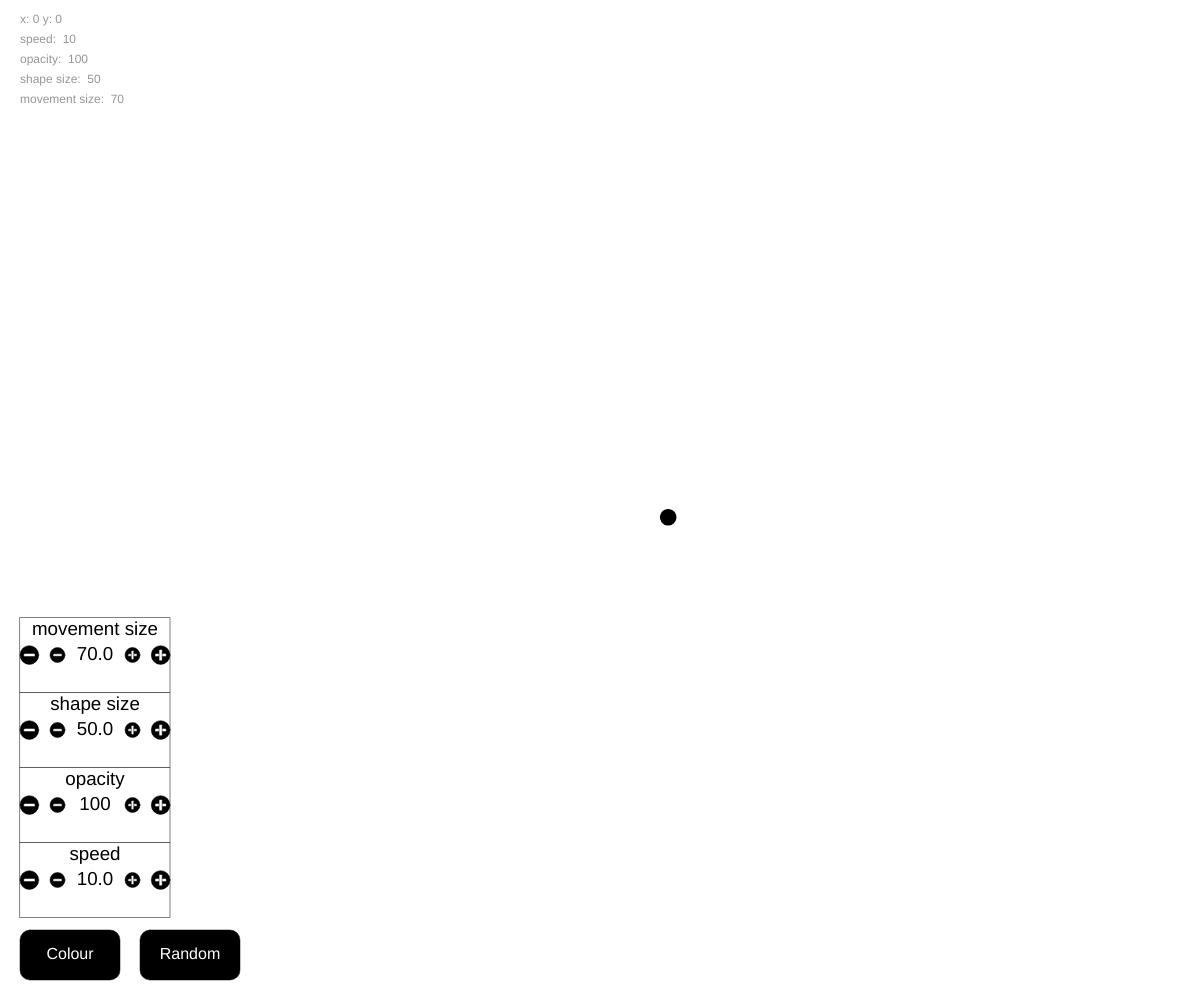
Frame 1 (no input)
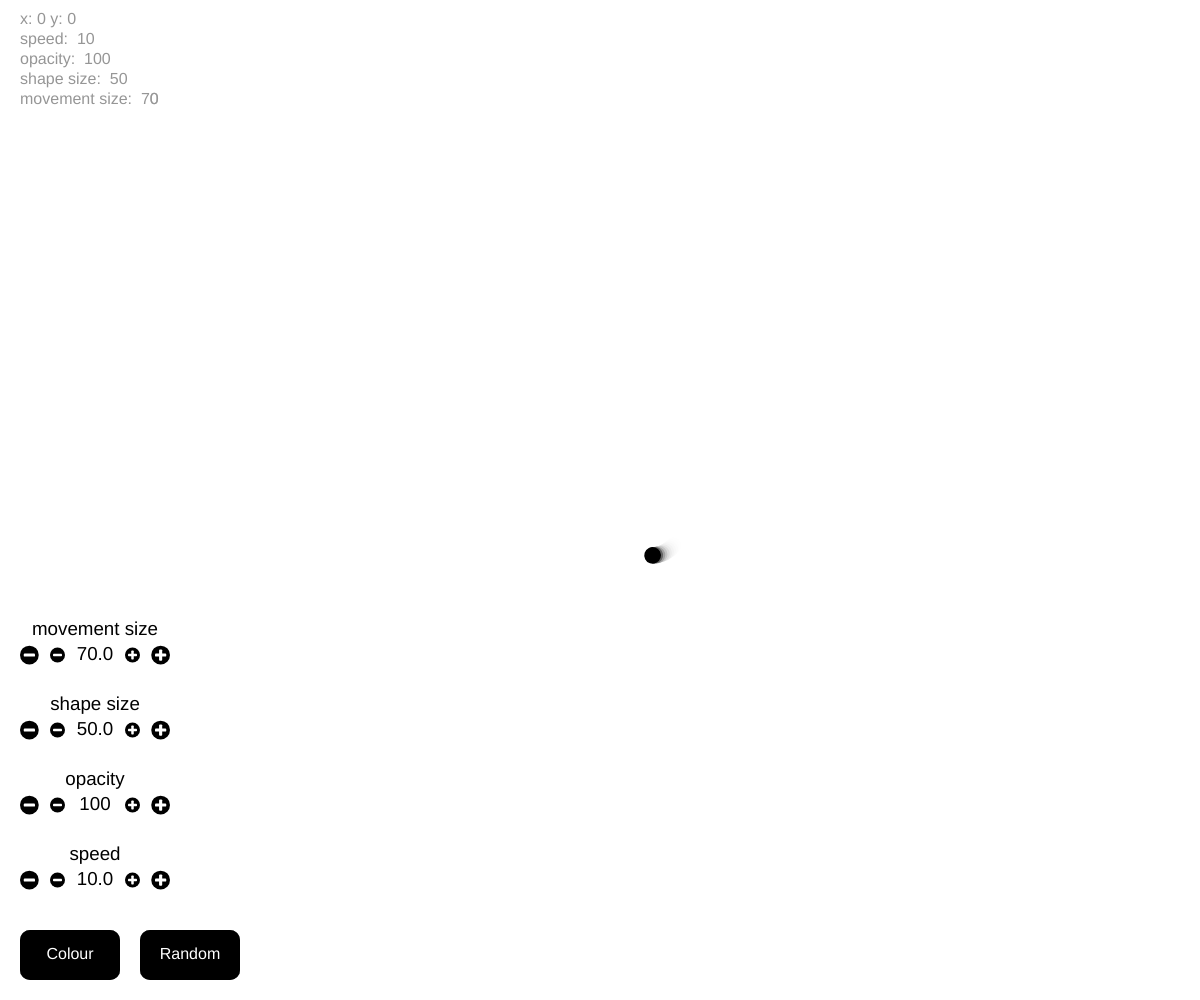
Frame 60 (no input)
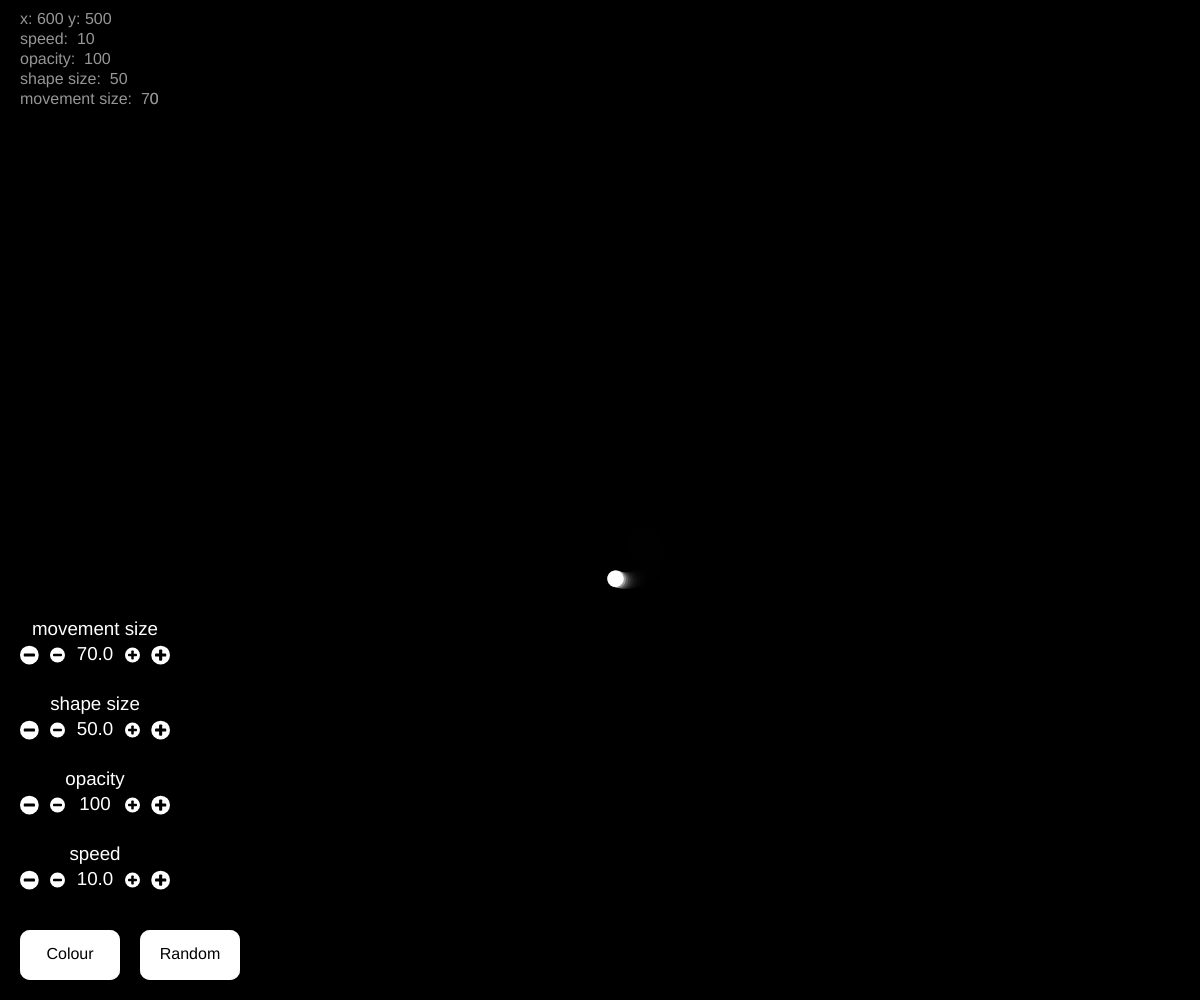
Frame 120 (the mouse pressed at the canvas centre since frame 60)

The p5.js sketch that drew these frames (run headless with seeded random() and noise() and a simulated clock; from frame 60 on, the mouse is pressed at the canvas centre):

// p5.js sketch
// ── sketch.js
/* -------------------------------
Loading Icons P5 Project
Septian Razi , 2019
----------------------------------*/

// button specific variables
var borderButtonWidth = 20 // border width for bleed
var buttonW = 50
var parameterWidth = buttonW * 1.5
var buttonH = 25
var bottomYPosition; // specifies the bottom of the screen to put our buttons in
var debug = "Misc"
// Buttons used in program
var colourButton;
var randomButton;

// slider variables
var sliderPosY;
var sliderPosX = 120
var sliderPosMin = 50
var sliderPosMax = 190
var sliderButtonSize = 20
var sliderFill = 150

var global = {
  
  speed: 10, // speed of the loading animations
  
  index: 20, // Loading Function Index to be played from the loadingFunctions Array

  // background colouring variables
  bgColour: 255,
  loadingColour: 0,
  isBlackBG: true,
  bgOpacity: 100,
  shapeSize: 50,
  moveSize: 70
}

// other loading icon variables
var loadingSize = 70       // Size of Loading animation Icon
var sizes = {
  movement: 70,
  shape: 50
}

// Global Access of the buttons used in program
var colourButton;
var randomButton;

var parameterGUI1;

function setup() {
  createCanvas(windowWidth, windowHeight);

  // setup global variables (that need some p5-specific stuff)
  bottomYPosition = windowHeight - buttonH - borderButtonWidth;
  sliderPosY = windowHeight - borderButtonWidth - buttonH;

  // setup the buttons by initialising RectButtonWithText class
  colourButton = new RectButtonWithText(global.loadingColour, 0 + buttonW + borderButtonWidth, bottomYPosition, buttonW, buttonH, "Colour", global.bgColour, changeBackground);
  randomButton = new RectButtonWithText(global.loadingColour, 0 + 3*buttonW + 2*borderButtonWidth, bottomYPosition, buttonW, buttonH, 'Random', global.bgColour, changeToRandomLoadingIcon);

  speedParameterGUI = new ParameterEditorGUI('speed', 'speed', global.loadingColour , 0 + parameterWidth + borderButtonWidth, bottomYPosition - 3*buttonH, parameterWidth, global.bgColour);
  opacityParameterGUI = new ParameterEditorGUI('opacity', 'bgOpacity', global.loadingColour, 0 + parameterWidth + borderButtonWidth, bottomYPosition - 6* buttonH, parameterWidth , global.bgColour);
  shapeSizeParameterGUI = new ParameterEditorGUI('shape size', 'shapeSize', global.loadingColour , 0 + parameterWidth + borderButtonWidth, bottomYPosition - 9*buttonH, parameterWidth, global.bgColour);
  moveSizeParameterGUI = new ParameterEditorGUI('movement size', 'moveSize', global.loadingColour , 0 + parameterWidth + borderButtonWidth, bottomYPosition - 12*buttonH, parameterWidth, global.bgColour);

}

function draw() {
  background(global.bgColour,global.bgOpacity);
  drawDebugText();

  // ref = "speed";
  // console.log(global[ref])

  rectMode(RADIUS);
  textAlign(CENTER, CENTER);
  textSize(16);
  strokeWeight(0.5);

  // Button 1
  colourButton.draw(global.loadingColour, global.bgColour);

  // Button 2
  randomButton.draw(global.loadingColour, global.bgColour);


  speedParameterGUI.draw(global.loadingColour, global.bgColour);
  opacityParameterGUI.draw(global.loadingColour, global.bgColour);
  shapeSizeParameterGUI.draw(global.loadingColour, global.bgColour);
  moveSizeParameterGUI.draw(global.loadingColour, global.bgColour);

  // // Slider
  // fill(225)
  // drawSlider(sliderPosX, sliderButtonSize, sliderPosMin, sliderPosMax,sliderFill)

  fill(global.loadingColour)
  stroke(global.loadingColour)
  translate(windowWidth/2, windowHeight/2);

  loadingFunctions[global.index](global.speed / 100);

  //strokeWeight(1)
}


// GUI for editing the  global parameters
// Handles the drawing of 4 individual buttons and corresponding parameter text
class ParameterEditorGUI {
  constructor(title, parameter, buttonColour, buttonX, buttonY, buttonD, iconColour) {
    this.title = title;
    this.parameter = parameter;
    
    this.buttonColour = buttonColour;
    this.buttonX = buttonX;
    this.buttonY = buttonY;
    this.buttonD = buttonD;
    this.iconColour = iconColour;

    let offset = buttonD/2;
    let smallButtonSize = buttonD / 5;
    let bigButtonSize = buttonD / 4;

    this.minButtonSmall = new CircularButtonWithIcon(buttonColour, buttonX - offset , buttonY, smallButtonSize, false, iconColour, this.eventDecSmall, this.parameter);
    this.minButtonBig = new CircularButtonWithIcon(buttonColour, buttonX - offset* 1.75, buttonY, bigButtonSize, false, iconColour, this.eventDecBig, this.parameter);
    this.plusButtonSmall = new CircularButtonWithIcon(buttonColour, buttonX + offset , buttonY, smallButtonSize, true, iconColour, this.eventIncSmall, this.parameter);
    this.plusButtonBig = new CircularButtonWithIcon(buttonColour, buttonX + offset * 1.75, buttonY, bigButtonSize, true, iconColour, this.eventIncBig, this.parameter);

  }


  //EVENTS FOR EACH INCREMENTAL BUTTON
  eventIncSmall(parameterName){
    global[parameterName] = global[parameterName] + 1;
  }

  eventIncBig(parameterName){
    global[parameterName] = global[parameterName] + 5;
  }

  eventDecSmall(parameterName){
    global[parameterName] = global[parameterName] - 1;
  }

  eventDecBig(parameterName){
    global[parameterName] = global[parameterName] - 5;
    console.log(global[parameterName])
  }
  
  // draw Function to draw the individual buttons and text
  draw(loadingColour, bgColour){
    fill(bgColour)
    rect(this.buttonX, this.buttonY, this.buttonD, this.buttonD/2)
    

    this.minButtonSmall.draw(loadingColour, bgColour);
    this.minButtonBig.draw(loadingColour, bgColour);
    this.plusButtonSmall.draw(loadingColour, bgColour);
    this.plusButtonBig.draw(loadingColour, bgColour);

    this.drawText(loadingColour)

  }

  // draws the value of the global parameter and name of the parameter to edit
  drawText(loadingColour){
    push()

    fill(loadingColour)
    textSize(this.buttonD/4);

    text(this.title, this.buttonX, this.buttonY - this.buttonD/3)

    let parameterVal = Number.parseFloat(global[this.parameter]).toPrecision(3);
    text(parameterVal, this.buttonX, this.buttonY)
    
    pop()
  }

  // function to check if an event is needed to be triggered in this parameterGUI
  checkForEvent(x, y){
    console.log("checkingEvents for small ones")
    this.minButtonSmall.checkForEvent(x, y);
    this.minButtonBig.checkForEvent(x, y);
    this.plusButtonSmall.checkForEvent(x, y);
    this.plusButtonBig.checkForEvent(x, y);
  }
}
// Class to represent a circular button with
class CircularButtonWithIcon {

  constructor(buttonColour, buttonX, buttonY, buttonD, isPlus, iconColour, eventToTrigger, associatedParameter) {
    this.buttonColour = buttonColour;
    this.buttonX = buttonX;
    this.buttonY = buttonY;
    this.buttonD = buttonD;
    this.isPlus = isPlus;
    this.iconColour = iconColour;
    this.eventToTrigger = eventToTrigger;
    this.associatedParameter = associatedParameter;

  }

  // method to draw the actual button given
  // param: buttonColour and textColour (0 - 255 integer)
  draw(buttonColour, iconColour) {
    fill(buttonColour);
    circle(this.buttonX, this.buttonY, this.buttonD);
    
    fill(iconColour);

    if (this.isPlus)
      this.drawPlus(iconColour,this.buttonX, this.buttonY, this.buttonD)
    else
      this.drawMin(iconColour,this.buttonX, this.buttonY, this.buttonD)

    // text(this.inputText, this.buttonX, this.buttonY);
  }

  drawPlus(iconColour, buttonX, buttonY, buttonD){
    push()
    var radius = buttonD/2;
    rect(this.buttonX, this.buttonY, radius - radius*0.4, radius/6,  radius/10)
    rect(this.buttonX, this.buttonY, radius/6, radius - radius*0.4,  radius/10)

  }

  drawMin(iconColour, buttonX, buttonY, buttonD){
    var radius = buttonD/2;
    rect(this.buttonX, this.buttonY, radius - radius*0.4, radius/6,  radius/10)
  }

  // finds whether a given position is within the bounds of this button and triggers associated Event
  // param: x and y positions
  // returns true is within, false if outside
  // useful for mouseClicked events
  checkForEvent(x, y) {
    console.log('check');

    if (dist(x, y, this.buttonX, this.buttonY) <= this.buttonD){
      console.log('triggeringEvent' + this.eventToTrigger);
      this.eventToTrigger(this.associatedParameter);
    }

    console.log('SHEESH')
    console.log(this.eventToTrigger)
    return false;

  }
}

// Class to represent a button with text
class RectButtonWithText {

  constructor(buttonColour, buttonX, buttonY, buttonW, buttonH, inputText, textColour, eventToTrigger) {
    this.buttonColour = buttonColour;
    this.buttonX = buttonX;
    this.buttonY = buttonY;
    this.buttonW = buttonW;
    this.buttonH = buttonH;
    this.inputText = inputText;
    this.textColour = textColour;
    this.eventToTrigger = eventToTrigger;
  }

  // method to draw the actual button given
  // param: buttonColour and textColour (0 - 255 integer)
  draw(buttonColour, textColour) {
    fill(buttonColour);
    rect(this.buttonX, this.buttonY, this.buttonW, this.buttonH, 10);
    fill(textColour);
    text(this.inputText, this.buttonX, this.buttonY);
  }

  // finds whether a given position is within the bounds of this button and triggers associated Event
  // param: x and y positions
  // returns true is within, false if outside
  // useful for mouseClicked events
  checkForEvent(x, y) {
    if (this.buttonX - this.buttonW < x && x < this.buttonX + this.buttonW)
      if (this.buttonY - this.buttonH < y && y < this.buttonY + this.buttonH)
        this.eventToTrigger();

    return false;
  }
}


// function to draw all the debug text on the screen
function drawDebugText() {
  push()
  // background rect so text is still visible even under high opacity
  fill(global.bgColour)
  noStroke()
  rect(0,0, windowWidth/8, windowHeight/5)

  // Text
  fill(150);
  strokeWeight(0);
  textAlign(LEFT, CENTER);
  text('x: ' + Math.round(mouseX) + ' y: ' + Math.round(mouseY), borderButtonWidth, borderButtonWidth);
  text('speed:\t' + global.speed, borderButtonWidth, borderButtonWidth + 20);
  text('opacity:\t' + global.bgOpacity, borderButtonWidth, borderButtonWidth + 40);
  text('shape size:\t' + global.shapeSize, borderButtonWidth, borderButtonWidth + 60);
  text('movement size:\t' + global.moveSize, borderButtonWidth, borderButtonWidth + 80);


  pop()
}

// function to draw slider
function drawSlider(x, s, min, max, f){
  stroke(global.loadingColour)
  color(global.loadingColour)
  line(min, sliderPosY, max, sliderPosY)
  noStroke()
  fill(f)
  circle(x, sliderPosY, s)
  stroke(1)
}


// function called when a key is pressed
function keyTyped() {
  // keys to alter speed
  if (key === '=') {
    global.speed = global.speed + 2;
  } else if (key === ']') {
    global.speed = global.speed + 0.1;
  } else if (key === '-') {
    global.speed = global.speed - 2;
  } else if (key === '[') {
    global.speed = global.speed - 0.1;
  }
  if (global.speed <= 0){
    global.speed = 0;
  }


  //keys to alter background opacity
  if (key === 'w') {
    global.bgOpacity = global.bgOpacity + 10;
  } else if (key === 'q') {
    global.bgOpacity = global.bgOpacity - 10;
  } else if (key === '2') {
    global.bgOpacity = global.bgOpacity + 50;
  } else if (key === '1') {
    global.bgOpacity = global.bgOpacity - 50;
  } else if (key === 'x') {
    changeLoadingIcon(global.index+1);
  } else if (key === 'z') {
    changeLoadingIcon(global.index-1);
  } else if (key === 'r') {
    changeToRandomLoadingIcon();
  } else if (key === 'a') {
    global.shapeSize -= 5;
  } else if (key === 's') {
    global.shapeSize += 5;
  } else if (key === 'd') {
    global.moveSize -= 5;
  } else if (key === 'f') {
    global.moveSize += 5;
  }

  if (global.bgOpacity <= 0){
    global.bgOpacity = 0;
  } else if (global.bgOpacity > 255){
    global.bgOpacity = 255;
  }

  console.log("speed = " + global.speed + ", opacity = " + global.bgOpacity +
  ", ShapeSize = " + global.shapeSize + ", MovementSize = " + global.moveSize)
}

// Mouse Pressed Event Listener
function mousePressed() {
  // Check if mouse is inside the circle
  console.log("mouse pressed")
  
  if (dist(mouseX, mouseY, windowWidth/2, windowHeight/2) < global.moveSize)
    changeBackground()

    opacityParameterGUI.checkForEvent(mouseX, mouseY);
    speedParameterGUI.checkForEvent(mouseX, mouseY);

  colourButton.checkForEvent(mouseX, mouseY);
  randomButton.checkForEvent(mouseX, mouseY);


  // if (dist(mouseX, mouseY, sliderPosX, sliderPosY) < sliderButtonSize) {
  //   sliderFill = 180
  // }
}

// function to change the background of colour
function changeBackground() {
  if (global.isBlackBG) {
    global.bgColour = 0;
    global.loadingColour = 255;
    global.isBlackBG = false
  } else if (!global.isBlackBG){
    global.bgColour = 255;
    global.loadingColour = 0;
    global.isBlackBG = true
  }
  background(global.bgColour)
}

// function to prepare the change of the loading icon
// param: changeToIndex - loadingIcon index to change to
function changeLoadingIcon(changeToIndex) {

  // if changeToIndex is not valid, exit function
  if (changeToIndex >= loadingFunctions.length || changeToIndex < 0){
    console.log("cannot change to index " + changeToIndex + " as it is out of bounds");
    return
  }

  background(global.bgColour);
  global.index = changeToIndex;
  console.log("Changed to " + loadingFunctions[global.index].name)
}

// function to change of the loading icon to a random of the set
function changeToRandomLoadingIcon(){
  var randomIndex = int(random(0, loadingFunctions.length));
  changeLoadingIcon(randomIndex);
}


/* -------------------------------
-----------------------------------
NOTES
-----------------------------------

Things to Consider:
- Hierarchical Modelling
- Slider for Speed and Opacity
----------------------------------*/
// ── loadingFunctions.js
/* -------------------------------
Loading Icons P5 Project
Septian Razi , 2019
----------------------------------*/

// Array to store the functions to be loaded
var loadingFunctions = [
    load1, // 1/12
    load2, // 1/12
    load3, // 1/12
    load4,  // 1/20
    load5,  // 1/20
    load6,  // 1/20
    load7,  // 1/20
    load8,  // 1/20
    load9,  // 1/20
    load10, // 1/30
    load11, // 1/20
    load12,
    load13,
    load14, // 1/20   bgOpacity = 50;
    load15, // 1/20   bgOpacity = 80
    load16, //   bgOpacity = 37
    load17,
    load18, //   bgOpacity = 50
    load19, //   bgOpacity = 50
    load20, //
    load21, //
    load22,
    load23,
    load24,
    load25,
    load26, // speed = 0.5
    load27,
    load28,
  ]

////////////////////////////////////////////////
// CODE FOR LOADING ANIMATIONS
////////////////////////////////////////////////

// figure 8 scribble
function load28(speed){
    push();
  
    rotate(frameCount * speed / 5)
    load27(speed);
  
    pop();
  }
  
  // figure 8
  function load27(speed){
    push();
  
    let x = sin(frameCount * speed) * sizes.movement/2;
    let y = cos(frameCount * speed/2) * sizes.movement;
    circle(x,y, sizes.shape/2);
    
    pop();
  }
  
  // WINDMEEL two Speeds speed 0.5
  function load26(speed) {
    push()
  
    stroke(global.loadingColour)
    strokeWeight(sizes.shape/20)
  
    fill(global.loadingColour)
    push()
    rotate(frameCount*speed * 30/4)
    line(-sizes.shape, 0, sizes.shape, 0)
    line(0, -sizes.shape, 0, sizes.shape)
    pop()
    rotate((frameCount*speed * 30/4.1))
    line(-sizes.shape, 0, sizes.shape, 0)
    line(0, -sizes.shape, 0, sizes.shape)

    pop()
  }
  
  //Square size heartbeat duo rotate
  function load25(speed) {
    push()
  
    noStroke()
    rotate(frameCount*speed/3)
  
    change = (sin(frameCount*speed/5)* sizes.movement)
    change2 = (cos(frameCount*speed/5)* sizes.movement)
    rect(-sizes.movement, 0, change, change)
    rect(sizes.movement, 0, change2, change2)
    
  
    pop()
  }
  
  //Circle size heartbeat duo rotate
  function load24(speed) {
    push()
  
    noStroke()
    rotate(frameCount*speed/3)
  
    change = (sin(frameCount*speed/5)* sizes.movement)
    change2 = (cos(frameCount*speed/5)* sizes.movement)
    ellipse(-sizes.movement/2,0,change)
    ellipse(sizes.movement/2,0,change2)
  
    pop()
  }
  
  //Circle size heartbeat
  function load23(speed) {
    push()
  
    change = (sin(frameCount*speed/5)* sizes.movement)
    ellipse(0,0,change)
  
    pop()
  }
  
  //Highway
  function load22(speed) {
    push()
  
    change = (sin(frameCount*speed/5)* sizes.movement)
    change2 = (tan(frameCount*speed/5)* sizes.movement)
    rotate(frameCount*speed/23)
    translate(change, 0)
    translate(0, change2)
    ellipse(0,0,sizes.shape)
  
    pop()
  }
  
  //Floral Pattern
  function load21(speed) {
    push()

    noStroke()
    change = (frameCount*speed)
  
  
    rotate(change/10)
    push()
    translate(sizes.movement,0)
    rotate(change)
    ellipse(0,sizes.shape/3,sizes.shape/3)
  
    pop()
  }
  
  //Square rev up
  function load20(speed) {
    push()
    // speed = 0.005
    noStroke()
    // bgOpacity = 50
    change = tan(frameCount*speed/10)
    rotate(change)
    if (change < 3){
      rect(0,0,sizes.shape + change,sizes.shape+change)
    } else if (change > 3){
      rect(0,0,sizes.shape+change,sizes.shape+change, 3*change, 3*change)
    }
  
    // console.log(change)
    pop()
  }
  
  // TRIPPY WINDMEEL
  function load19(speed){
    push()
    let change = sizes.movement * tan(frameCount*speed)

    stroke(global.loadingColour)
    strokeWeight(sizes.shape/20)

    fill(global.loadingColour)
    rotate(frameCount*speed * 30/8)
    line(-change, 0, change, 0)
  
    let change2 = sizes.movement * tan(frameCount*speed*2)
    line(0, -change2, 0, change2) 
  
    pop()
  }
  
  // WINDMEEL
  function load18(speed) {
    push()
  
    let change = sizes.movement * tan(cos(frameCount*speed))

    stroke(global.loadingColour)
    strokeWeight(sizes.shape/20)
  
    fill(global.loadingColour)
    rotate(frameCount*speed * 30/4)
    line(-change, 0, change, 0)
  
    pop()
  }
  
  //CIRCLE SPIRAL LOADING CIRCLE
  function load17(speed) {
    push()
  
    let change = sizes.movement * cos(frameCount*speed)

    noStroke()
  
    fill(global.loadingColour)
    rotate(frameCount*speed*30/4)
    circle(-change, 0, sizes.shape)
    circle(change, 0, sizes.shape)
  
    // bgOpacity = 50
    
    pop()
  }
  
  //CIRCLE SPIRAL LOADING TAN
  function load16(speed) {
    push()
  
    let change = sizes.movement * (1/tan(frameCount*speed))

    noStroke()
  
    fill(global.loadingColour)
    rotate(frameCount*speed*10)
    circle(-change, 0, sizes.shape)
    circle(change, 0, sizes.shape)
    
    pop()
  }
  
  //SQUARE HORIZONTAL SPIN
  function load15(speed) {
    push()
  
    let change = sizes.movement * sin(frameCount * speed)
  
    fill(global.loadingColour)
    translate(-change, 0)
    rotate(frameCount * speed * 20/15)
    rect(0, 0, sizes.shape, sizes.shape)
    
    pop()
  }

    
  //CIRCLE SPIRAL LOADING
  function load14(speed) {
    push()
  
    noStroke();
    let change = sizes.movement * sin(frameCount * speed)

  
    fill(global.loadingColour)
    rotate(frameCount * (speed *1.33))
    circle(-change, 0, sizes.shape*0.65-change/7)
    circle(change, 0, sizes.shape*0.65-change/7)
  
    pop()
  }

  //Square rev up
  function load13(speed) {
    push()
    // speed = 0.005
    noStroke()
    // bgOpacity = 50
    change = tan(frameCount*speed/10)
    rotate(change)
    rect(0,0,sizes.shape+change,sizes.shape+change)

    // console.log(change)
    pop()
  }
    
  
  //PENDULUM
  function load12(speed) {
    push()
  
    noStroke()
    fill(global.loadingColour,150)
    for (i = 0; i < 7; i++) {
      let c = sizes.movement * sin(frameCount* 1/(speed*sizes.movement+i))
  
      circle(c, 0, sizes.shape - (i*sizes.shape/20) )
    } 
    
    pop()
  }
  
  //CONSISTENT PENDULUM
  function load11(speed) {
    push()
  
    noStroke()
    fill(global.loadingColour,150)
    for (i = 0; i < 7; i++) {
      let c = sizes.movement * cos(i*5*speed + (frameCount * speed))
      circle(c, 0, sizes.shape + (i*sizes.shape/20) )
    }
    
    pop()
  }
  
  //CIRCLE STOP LIGHT
  function load10(speed) {
    push()
  
    noStroke()
    let l = [255,130,130]
    var o1
    var o2
    var o3
    let fc = frameCount * speed
  
    if ((fc % 3) < 1){
      o1 = l[0]
      o2 = l[1]
      o3 = l[2]
    } else if ((fc % 3) < 2){
      o1 = l[2]
      o2 = l[0]
      o3 = l[1]
    } else if ((fc % 3) < 3){
      o1 = l[1]
      o2 = l[2]
      o3 = l[0]
    }
  
    cSize = sizes.shape/2
    fill(global.loadingColour,o1)
    circle(-sizes.shape,0,cSize)
    fill(global.loadingColour,o2)
    circle(0,0,cSize)
    fill(global.loadingColour,o3)
    circle(sizes.shape,0,cSize)
  
    pop()
  }

  
// NEEDS UPDATING
  function load9(speed) {
    push()
  
    let change = sizes.shape * sin(frameCount * speed)

  
    fill(global.loadingColour)
    // rotate(frameCount/15)
    rect(-change, 0, 50-change/10,50-change/10)
    rect(change, 0, 50-change/10,50-change/10)
  
    pop()
  }
  
  //SQUARE PASS THROUGH 
  function load8(speed) {
    push()
  
    let change = sizes.movement * sin(frameCount * speed)

  
    fill(global.loadingColour,215)
    rect(-change, 0, sizes.shape - change/10,sizes.shape-change/10)
    rect(change, 0, sizes.shape-change/10,sizes.shape-change/10)
  
    pop()
  }
  
  //NEEDS UPDATING
  function load7(speed) {
    push()
  
    strokeWeight(5)
    let change = sizes.movement * sin(frameCount * speed)
    line(-sizes.movement+change,0,sizes.movement-change,0)
    
    pop()
  }
  
  //SIN STRAIGHT LINE
  function load6(speed) {
    push()
  
    strokeWeight(sizes.shape/10)
    let change = sizes.movement * sin(frameCount * speed)
    line(-sizes.movement+change,0,sizes.movement-change,0)
    
    pop()
  }
  
  //SIN STRAIGHT LINE BOUNCE
  function load5(speed) {
    push()
  
    strokeWeight(sizes.shape/10)
    let change = sizes.movement * sin(frameCount * speed)
    line(-sizes.movement/2+change, 0, sizes.movement/2-change,0)
    
    pop()
  }
  
  //DOUBLE LINE
  function load4(speed) {
    push()
  
    strokeWeight(5)
    rotate(frameCount * speed);
   
    line(-sizes.shape,-sizes.shape,sizes.shape,sizes.shape)
    
    strokeWeight(5)
    rotate(frameCount * (speed*2/3));
   
    line(-sizes.shape,-sizes.shape,sizes.shape,sizes.shape)
  
    pop()
  }
  
  //SIMPLE LINE
  function load3(speed) {
    push()
  
    strokeWeight(5)
    rotate(speed * frameCount);
   
    line(-sizes.shape,-sizes.shape,sizes.shape,sizes.shape)
    pop()
  }
  
  //SIMPLE TRIANGLE (NOT FINISHED - need to maKE EQUILATERAL)
  function load2(speed) {
    push()
  
    noStroke();
    rotate(speed*frameCount);
    let x1 = 0
    let y1 = 0 - sizes.shape
  
    let x2 = 0 - sizes.shape
    let y2 = sizes.shape
  
    let x3 = sizes.shape
    let y3 = sizes.shape
  
    triangle(x1,y1,x2,y2,x3,y3);
    pop()
  }
  
  // SIMPLE SQUARE
  function load1(speed) {
    push()
  
    noStroke()
    rotate(speed*frameCount);
    rect(0,0, sizes.shape,sizes.shape);
    
    pop()
  }
  
  
  
  // Function meme
  // function loadN(speed) {
  //   push()
    
  //   pop()
  // }
